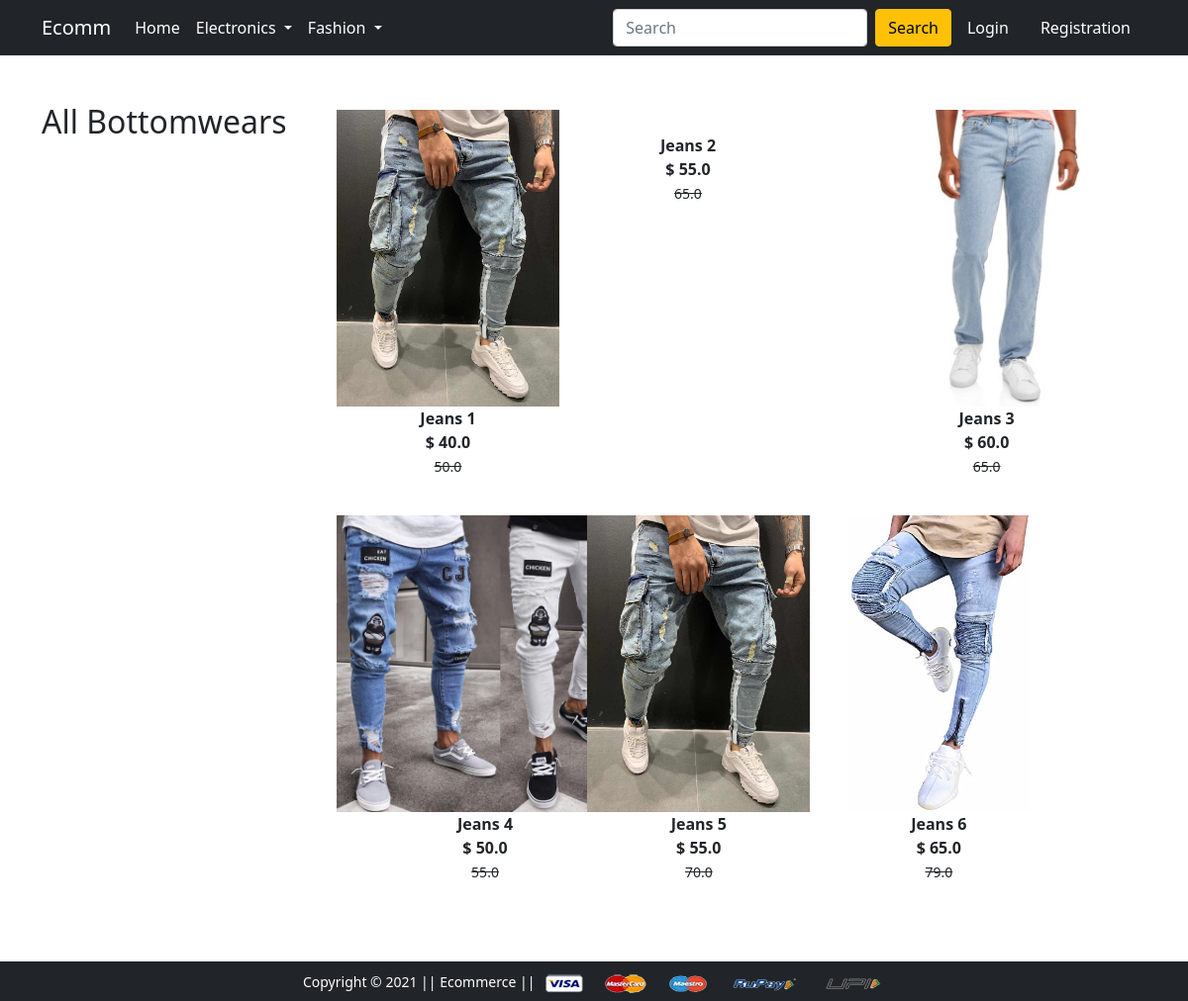
Screenshot of /bottomwears/ with the database file from the repository.
### app/models.py (models this page shows, shortened)
class Product(models.Model):
    title = models.CharField(max_length=100)
    selling_price = models.FloatField()
    discounted_price = models.FloatField()
    description = models.TextField()
    brand = models.CharField(max_length=100)
    category = models.CharField(choices=CATEGORY_CHOICES, max_length=2)
    product_image = models.ImageField(upload_to='productimg')

### app/views.py (the view)
# urls.py: path('bottomwears/', views.bottomwears, name='bottomwears'),
def bottomwears(request):
    bottomwears = Product.objects.filter(category='BW')
    return render(request, 'app/bottomwears.html', {'bottomwears': bottomwears})

### app/templates/app/bottomwears.html (shortened to what this page needs)
{% extends 'app/base.html' %} {% load static %}
{% block main-content %}
<div class="container my-5">
    <div class="row">
      <div class="col-sm-3">
        <div class="list-group">
          <h2>All Bottomwears</h2>
        </div>
      </div>
      <div class="col-sm-8">
        <div class="row">
          {% for product in bottomwears %}
          <div class="col-sm-4 text-center mb-4">
          <a href="{% url 'product-detail' product.id %}" class="btn">
          <div class="item">
            <img src="{{product.product_image.url}}" alt="" height="300" class="">
            <div class="fw-bold">{{product.title}}</div>
            <div class="fw-bold">$ {{product.discounted_price}}</div>
            <small class="fw-light text-decoration-line-through">{{product.selling_price}}</small>
          </div>
          </a>
          </div>
          {% endfor %}
        </div>
      </div>
    </div>
  </div>
{% endblock main-content %}

### rows the page displays
Product: product_image (picture), title "Jeans 1", discounted_price "40.0", selling_price "50.0"
Product: title "Jeans 2", discounted_price "55.0", selling_price "65.0"
Product: product_image (picture), title "Jeans 3", discounted_price "60.0", selling_price "65.0"
Product: product_image (picture), title "Jeans 4", discounted_price "50.0", selling_price "55.0"
Product: product_image (picture), title "Jeans 5", discounted_price "55.0", selling_price "70.0"
Product: product_image (picture), title "Jeans 6", discounted_price "65.0", selling_price "79.0"
